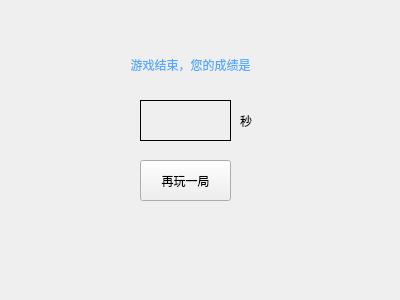
<?xml version="1.0" encoding="UTF-8"?>
<ui version="4.0">
 <class>Gameover</class>
 <widget class="QWidget" name="Gameover">
  <property name="geometry">
   <rect>
    <x>0</x>
    <y>0</y>
    <width>400</width>
    <height>300</height>
   </rect>
  </property>
  <property name="windowTitle">
   <string>Form</string>
  </property>
  <widget class="QLabel" name="label_2">
   <property name="geometry">
    <rect>
     <x>240</x>
     <y>100</y>
     <width>31</width>
     <height>41</height>
    </rect>
   </property>
   <property name="text">
    <string>秒</string>
   </property>
  </widget>
  <widget class="QPushButton" name="pushButton">
   <property name="geometry">
    <rect>
     <x>140</x>
     <y>160</y>
     <width>91</width>
     <height>41</height>
    </rect>
   </property>
   <property name="text">
    <string>再玩一局</string>
   </property>
  </widget>
  <widget class="QWidget" name="widget" native="true">
   <property name="geometry">
    <rect>
     <x>0</x>
     <y>0</y>
     <width>401</width>
     <height>301</height>
    </rect>
   </property>
   <property name="styleSheet">
    <string notr="true">background-image: url(:/resource/background.png);</string>
   </property>
   <widget class="QLabel" name="label">
    <property name="geometry">
     <rect>
      <x>90</x>
      <y>40</y>
      <width>201</width>
      <height>51</height>
     </rect>
    </property>
    <property name="styleSheet">
     <string notr="true">border-color: rgb(170, 255, 255);</string>
    </property>
    <property name="text">
     <string>&lt;html&gt;&lt;head/&gt;&lt;body&gt;&lt;p&gt;&lt;span style=&quot; color:#55aaff;&quot;&gt;游戏结束，您的成绩是&lt;/span&gt;&lt;/p&gt;&lt;/body&gt;&lt;/html&gt;</string>
    </property>
    <property name="alignment">
     <set>Qt::AlignCenter</set>
    </property>
   </widget>
   <widget class="QLabel" name="label_3">
    <property name="geometry">
     <rect>
      <x>140</x>
      <y>100</y>
      <width>91</width>
      <height>41</height>
     </rect>
    </property>
    <property name="frameShape">
     <enum>QFrame::Box</enum>
    </property>
    <property name="text">
     <string/>
    </property>
   </widget>
  </widget>
  <zorder>widget</zorder>
  <zorder>label_2</zorder>
  <zorder>pushButton</zorder>
 </widget>
 <resources/>
 <connections/>
</ui>
